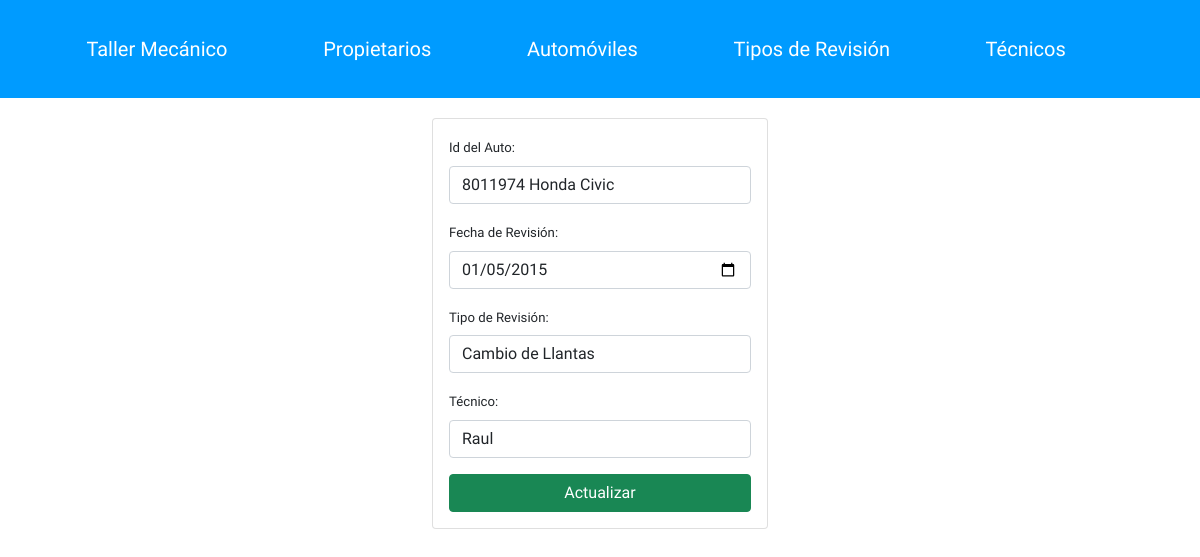
The page /taller_mecanico/edit.php?id_Edit_Index=2 on the database as committed earlier.
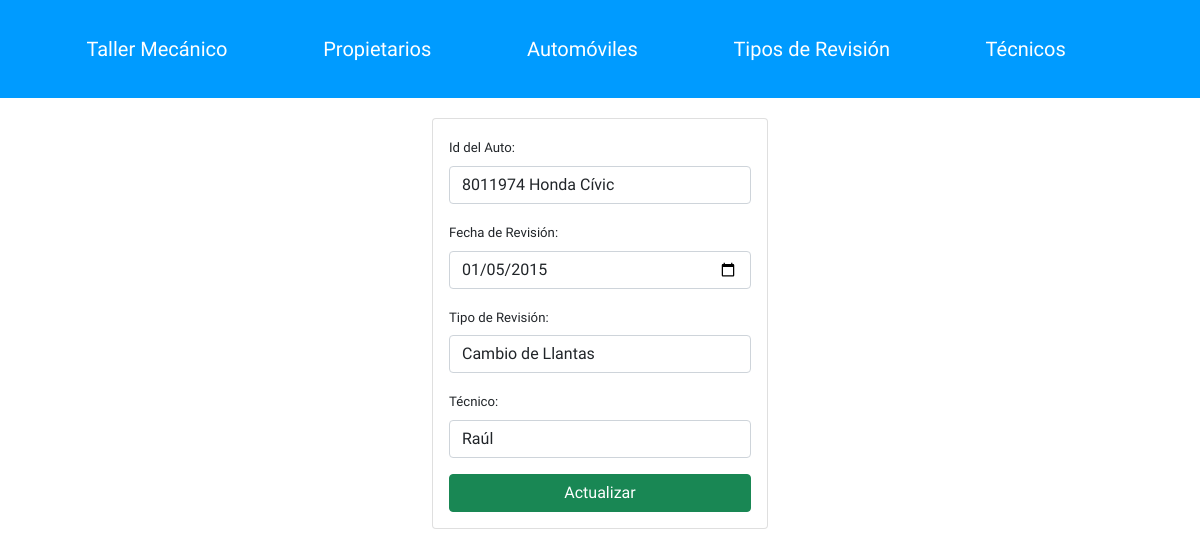
The same page on the database as committed later.
### tables this page shows
CREATE TABLE IF NOT EXISTS `automoviles` (
  `IdAuto` int(11) NOT NULL AUTO_INCREMENT,
  `Identidad` int(20) NOT NULL,
  `Marca` varchar(100) NOT NULL,
  `Modelo` varchar(100) NOT NULL,
  `Anio` int(4) NOT NULL,
  PRIMARY KEY (`IdAuto`),
  KEY `FK_auto_propietario_ID_idx` (`Identidad`)
);

CREATE TABLE IF NOT EXISTS `tecnicos` (
  `IdTecnico` int(11) NOT NULL AUTO_INCREMENT,
  `Nombre_Tecnico` varchar(100) NOT NULL,
  PRIMARY KEY (`IdTecnico`)
);

### taller_mecanico/edit.php (the view, shortened to what this page needs)
<?php if(isset($_GET['id_Edit_Index'])){?>
<?php include("db.php");
    if(isset($_GET['id_Edit_Index'])){
        $id = $_GET['id_Edit_Index'];
        $query = "SELECT * FROM mantenimiento WHERE IdMantenimiento = $id";
        $result = mysqli_query($conn,$query);
        if(mysqli_num_rows($result) == 1){
            $row = mysqli_fetch_array($result);
            $IdAuto= $row['IdAuto'];
            $conIdAuto = "SELECT * FROM automoviles where IdAuto = $IdAuto";
            $EnvConIdAuto = mysqli_query($conn,$conIdAuto);
            $Auto = mysqli_fetch_array($EnvConIdAuto);
            $FechaRevision = $row['Fecha_Revision'];
            $IdTipo_Revision = $row['IdTipo_Revision'];
            $conTip = "SELECT * FROM tipo_revision where IdTipo_Revision = $IdTipo_Revision";
            $EnvConTip = mysqli_query($conn,$conTip);
            $Tipo = mysqli_fetch_array($EnvConTip);
            $IdTecnico = $row['IdTecnico'];
            $conTec = "SELECT * FROM tecnicos where IdTecnico = $IdTecnico";
            $EnvConTec = mysqli_query($conn,$conTec);
            $Tec = mysqli_fetch_array($EnvConTec);
        }
    }
?>
<?php include("Includes/header.php")?>
<div class="formulario">
<div class="container">
    <div class="row">
        <div class="col-md-4 mx-auto">
            <div class="card card-body">
                <form action="edit.php?id_Edit_Index=<?php echo $_GET['id_Edit_Index'];?>" method = "POST">
                    <div class="form-group">
                        <label>Id del Auto:</label>
                        <select name= "IdAuto_ActuIndex" required  class = "form-control">
                        <option value="<?php echo $Auto['IdAuto']?>"><?php echo $Auto['Identidad'], " ",$Auto['Marca']," ",$Auto['Modelo']?></option>
                    </select>
                    </div>
                    <div class="form-group">
                        <label>Fecha de Revisi&oacute;n:</label>
                        <input type = "date" name="FechaRevision_Actu" required value = "<?php echo $FechaRevision?>" class= "form-control" placeholder = "Actualice la Fecha de Revisi&oacute;n">
                    </div>
                    <div class="form-group">
                        <label>Tipo de Revisi&oacute;n:</label>
                        <select name="IdTipoRevision_Actu" required class= "form-control">
                        <option value="<?php echo $Tipo['IdTipo_Revision']?>"><?php echo $Tipo['Tipo_Revision']?></option>
                    </select>
                    </div>
                    <div class="form-group">
                        <label>T&eacute;cnico:</label>
                        <select name="IdTecnico_Actu" required class= "form-control">
                        <option value="<?php echo $Tec['IdTecnico']?>"><?php echo $Tec['Nombre_Tecnico']?></option>
                    </select>
                    </div>
                    <button class ="btn btn-success btn-block" name = "Actualizar_Index">
                    Actualizar
                    </button>
                </form>
            </div>
        </div>
    </div>
</div>
</div>
<?php include("Includes/footer.php")?>
<?php }?>

Rows that differ between the two databases and show on the page:
changed automoviles: IdAuto_ActuIndex "8011974 Honda Civic" → "8011974 Honda Cívic"
changed tecnicos: IdTecnico_Actu "Raul" → "Raúl"
